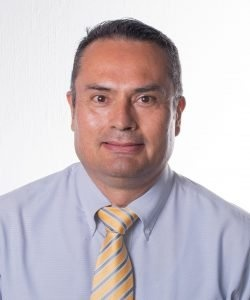
#> input picture P1_P2/IR.jpg, 250 x 300 px
$ python Practica3_21310181.py
#> lines starting #> are read from the running program, lines starting #| are printed output that depends on the picture
#Paulo Enrique Muñoz Razón      21310181
#Practica 3                11/03/2024
#Vision Artificial

#!/usr/bin/env python
# -*- coding: cp1252 -*-
# -*- coding: 850 -*-
# -*- coding: utf-8 -*-

import cv2
import numpy as np

imagen=cv2.imread("IR.jpg")
#> imagen is the input picture: shape (300, 250, 3); mean B, G, R 196.3, 190.8, 201.2
imagen1=imagen*0.8
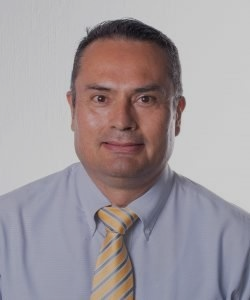
#> imagen1: shape (300, 250, 3) float64; mean B, G, R 157.1, 152.7, 160.9
imagen2=imagen*0.5
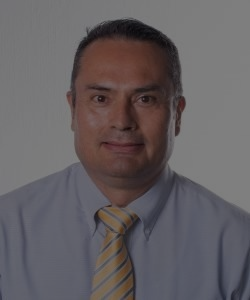
#> imagen2: shape (300, 250, 3) float64; mean B, G, R 98.2, 95.4, 100.6

m,n,c=imagen.shape
#> m = 300; n = 250; c = 3
imagenc=imagen.copy()
imagen=imagen.astype(np.float32)
imagenc=imagenc.astype(np.float32)

for x in range(m):
    for y in range(n):
        imagenc[x,y,0]=imagen[x,y,0]/(imagen[x,y,0] + imagen[x,y,1] + imagen[x,y,2])
        imagenc[x,y,1]=imagen[x,y,1]/(imagen[x,y,0] + imagen[x,y,1] + imagen[x,y,2])
        imagenc[x,y,2]=imagen[x,y,2]/(imagen[x,y,0] + imagen[x,y,1] + imagen[x,y,2])
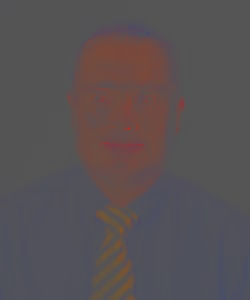
#> imagenc: shape (300, 250, 3) float32; mean B, G, R 0.33, 0.321, 0.348


cv2.imshow("IR", imagenc)
cv2.waitKey()
cv2.destroyAllWindows()

$ run again, with P1_P2/trespatos.jpg copied over P1_P2/IR.jpg
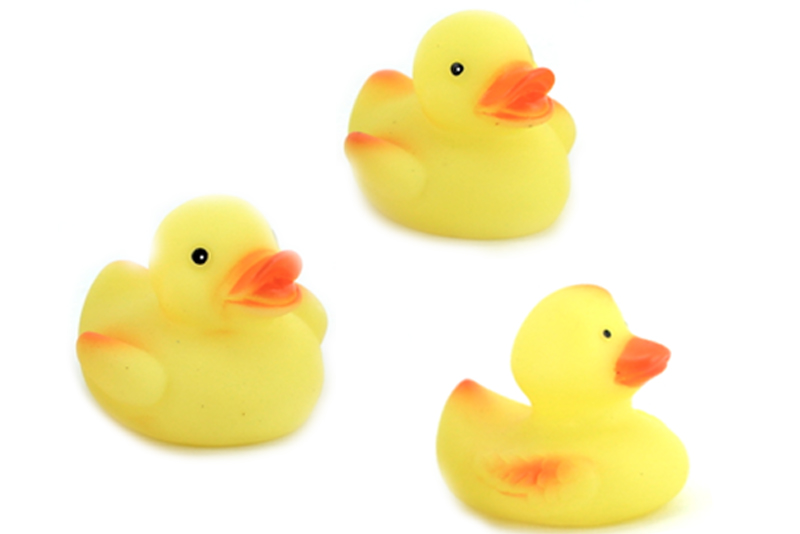
#> input picture P1_P2/trespatos.jpg, 800 x 534 px
#> imagen is the input picture: shape (534, 800, 3); mean B, G, R 203.8, 241.6, 250.3
#> `imagen1=imagen*0.8`:
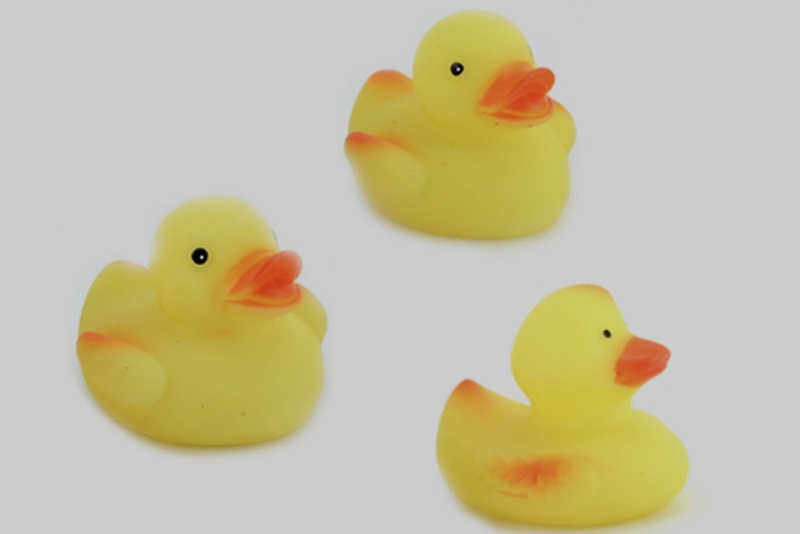
#> imagen1: shape (534, 800, 3) float64; mean B, G, R 163, 193.3, 200.2
#> `imagen2=imagen*0.5`:
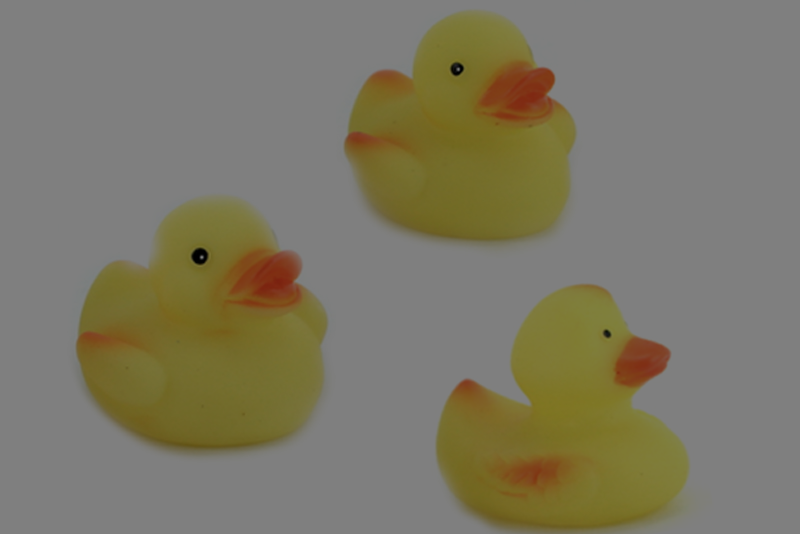
#> imagen2: shape (534, 800, 3) float64; mean B, G, R 101.9, 120.8, 125.1
